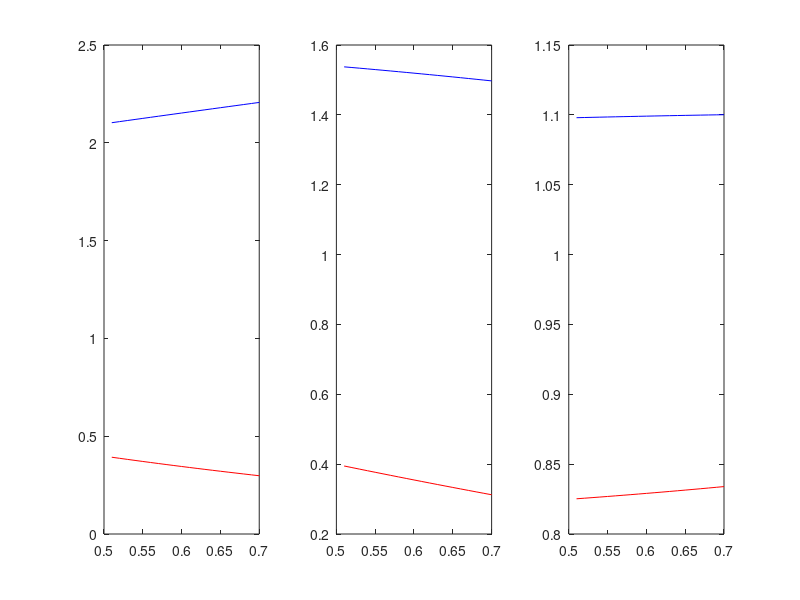

Write the MATLAB code that produced this figure.
clear all

% With Uni and log-Linear

u=2;
l=1;
c0=1.5;

q=0.99;
c=1.5;
h=0.5;

xpeak = - l + sqrt(2*l*(u+l));

%% c'
for i=1:20
    
    c = c + 0.01;

SS = @(v)[v(2)-((u-l)*c-q*(c-h)*(v(1)-l))/(u-v(1));
    v(2)*(1-(1-log(v(2)))*(1+2*v(1)*(u-v(1))/(v(1)^2-l^2)))-q*(c-h)];


v0 = [1.5;0.7];

options = optimset('MaxFunEvals',1e10, 'TolFun',3e-10); % options = optimset('Display','iter','MaxFunEvals',3e3);
[v, fval] = fsolve(SS,v0,options);

x(i) = v(1);
p(i) = v(2);

mu(i) = p(i)/c-1;
y(i) = x(i)*(1-log(p(i)));

R(i) = -(1/(u-l))*(x(i)^2 - 2*u*x(i) + l^2)/(x(i)+l);
Tx(i) = 0.5*(1+l/x(i));

end

i=1:1:20;

figure(2);clf;hold on;
subplot(1,3,1)
plot(0.5+0.01*i,p(i),'-b',0.5+0.01*i,mu(i),'-r')
subplot(1,3,2)
plot(0.5+0.01*i,x(i),'-b',0.5+0.01*i,y(i),'-r')
subplot(1,3,3)
plot(0.5+0.01*i,R(i),'-b',0.5+0.01*i,Tx(i),'-r')

%{
With Uni and Linear

u=2;
l=1;
c0=0.5;

q=0.99;
c=0.5;
h=0.4;

xpeak = - l + sqrt(2*l*(u+l));

%% c'
for i=1:20
    
    c = c + 0.01;

SS = @(v)[v(2)-((u-l)*c0-q*(c-h)*(v(1)-l))/(u-v(1));
    v(2)-1+(v(1)^2-l^2)*(1-q*(c-h))/(2*v(1)*u-2*l^2)];

v0 = [1.5;0.7];

options = optimset('MaxFunEvals',1e10, 'TolFun',3e-10); % options = optimset('Display','iter','MaxFunEvals',3e3);
[v, fval] = fsolve(SS,v0,options);

x(i) = v(1);
p(i) = v(2);

mu(i) = p(i)/c0-1;
y(i) = x(i)*(1-p(i));

R(i) = -(1/(u-l))*(x(i)^2 - 2*u*x(i) + l^2)/(x(i)+l);
Tx(i) = 0.5*(1+l/x(i));

end

i=1:1:20;

figure(2);clf;hold on;
subplot(1,3,1)
plot(0.5+0.01*i,p(i),'-b',0.5+0.01*i,mu(i),'-r')
subplot(1,3,2)
plot(0.5+0.01*i,x(i),'-b',0.5+0.01*i,y(i),'-r')
subplot(1,3,3)
plot(0.5+0.01*i,R(i),'-b',0.5+0.01*i,Tx(i),'-r')
%}
